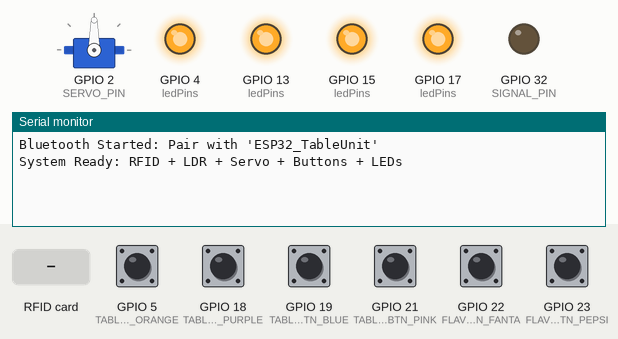
The sketch below on a simulated ESP32. Shown: servo, output pins drawn as LEDs (lit = HIGH), the last lines printed to the serial monitor. The inputs (shaded band) are chosen by the test bench; at power-on: GPIO 5 (TABLE_BTN_ORANGE), GPIO 18 (TABLE_BTN_PURPLE), GPIO 19 (TABLE_BTN_BLUE), GPIO 21 (TABLE_BTN_PINK), GPIO 22 (FLAVOR_BTN_FANTA), GPIO 23 (FLAVOR_BTN_PEPSI) HIGH. Nothing arrives over Bluetooth unless stated.

Above: at 1.2 s.
1.3 s: RFID card 23 43 3A 03 held to the reader
At 2.5 s:
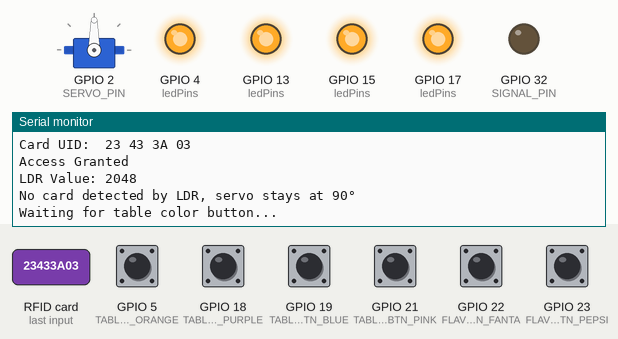
2.8 s: GPIO 5 (TABLE_BTN_ORANGE) pulled LOW for 0.15 s
At 3.7 s:
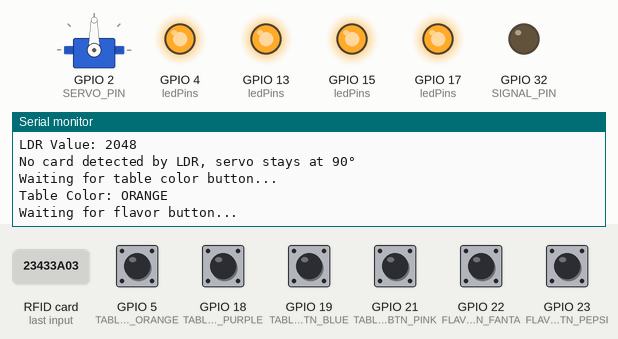

The sketch:

rfid-button-led-servo-ldr-vendibee1.ino
```cpp
#include <SPI.h>
#include <MFRC522.h>
#include <ESP32Servo.h>
#include "BluetoothSerial.h"
BluetoothSerial SerialBT;   // Create Bluetooth serial instance


// RFID Pin configuration for ESP32
#define SS_PIN   25   // SDA / SS
#define MOSI_PIN 26
#define SCK_PIN  27
#define MISO_PIN 14
#define RST_PIN  12

// LDR + Servo
#define LDR_PIN   16   // LDR ansz alog pin
#define SERVO_PIN  2   // Servo control pin

// Table color buttons
#define TABLE_BTN_PURPLE   18
#define TABLE_BTN_BLUE   19
#define TABLE_BTN_PINK    21
#define TABLE_BTN_ORANGE  5

// Flavor buttons
#define FLAVOR_BTN_FANTA  22
#define FLAVOR_BTN_PEPSI  23

// LEDs
#define LED1 4
#define LED2 13
#define LED3 17
#define LED4 15

// Signal pin to Arduino Nano
#define SIGNAL_PIN 32   // <-- Add a jumper from ESP32 pin 32 → Arduino Nano D7

MFRC522 mfrc522(SS_PIN, RST_PIN);  // RFID instance
Servo myServo;

// Allowed RFID UIDs
byte allowedUIDs[][4] = {
  {0x23, 0x43, 0x3A, 0x03},
  {0x82, 0xB6, 0x52, 0x3C},
  {0xF3, 0x10, 0x99, 0x03},
  {0x8A, 0xCA, 0x8E, 0x19},
  {0x43, 0x94, 0xC5, 0x03}
};
const int allowedCount = 5;

// LED control
int ledPins[] = {LED1, LED2, LED3, LED4};
int ledIndex = 0;

// LDR threshold (tune this)
int threshold = 2000;

void setup() {
  Serial.begin(115200);

  // SPI + RFID setup
  SPI.begin(SCK_PIN, MISO_PIN, MOSI_PIN, SS_PIN);
  mfrc522.PCD_Init();

  // Servo setup
  myServo.attach(SERVO_PIN);
  myServo.write(90); // Default mid position

  SerialBT.begin("ESP32_TableUnit",true);  // ESP32 Bluetooth name
  SerialBT.connect("HC-05");

  Serial.println("Bluetooth Started: Pair with 'ESP32_TableUnit'");


  // Buttons setup
  pinMode(TABLE_BTN_PURPLE, INPUT_PULLUP);
  pinMode(TABLE_BTN_BLUE, INPUT_PULLUP);
  pinMode(TABLE_BTN_ORANGE, INPUT_PULLUP);
  pinMode(TABLE_BTN_PINK, INPUT_PULLUP);
  pinMode(FLAVOR_BTN_FANTA, INPUT_PULLUP);
  pinMode(FLAVOR_BTN_PEPSI, INPUT_PULLUP);

  // LEDs setup (all ON initially)
  for (int i = 0; i < 4; i++) {
    pinMode(ledPins[i], OUTPUT);
    digitalWrite(ledPins[i], HIGH);
  }
    // Signal pin setup
  pinMode(SIGNAL_PIN, OUTPUT);
  digitalWrite(SIGNAL_PIN, LOW);  // default LOW
  Serial.println("System Ready: RFID + LDR + Servo + Buttons + LEDs");
}

void loop() {
  // Wait for new card
  if (!mfrc522.PICC_IsNewCardPresent()) return;
  if (!mfrc522.PICC_ReadCardSerial()) return;

  // Print UID
  Serial.print("Card UID: ");
  for (byte i = 0; i < mfrc522.uid.size; i++) {
    Serial.print(mfrc522.uid.uidByte[i] < 0x10 ? " 0" : " ");
    Serial.print(mfrc522.uid.uidByte[i], HEX);
  }
  Serial.println();

  // Check authorization
  bool authorized = false;
  for (int i = 0; i < allowedCount; i++) {
    bool match = true;
    for (byte j = 0; j < 4; j++) {
      if (mfrc522.uid.uidByte[j] != allowedUIDs[i][j]) {
        match = false;
        break;
      }
    }
    if (match) {
      authorized = true;
      break;
    }
  }

  if (authorized) {
    Serial.println("Access Granted");

    // --- LDR + Servo Section ---
    int ldrValue = analogRead(LDR_PIN);
    Serial.print("LDR Value: ");
    Serial.println(ldrValue);

    if (ldrValue < threshold) { // light interrupted → card falls
      Serial.println("Light interrupted! Moving servo to 180°...");
      myServo.write(60);
      delay(2000);              // Hold at 180° for 2 seconds
      myServo.write(90);        // Return to default
      Serial.println("Servo returned to 90°");
    } else {
      Serial.println("No card detected by LDR, servo stays at 90°");
      myServo.write(90);
    }

    // --- Table Color Selection ---
    Serial.println("Waiting for table color button...");
    bool selected = false;
    while (!selected) {
      if (digitalRead(TABLE_BTN_PURPLE) == LOW) {
        Serial.println("Table Color: PURPLE");
        SerialBT.println("PURPLE"); // 🔹 send via Bluetooth
        selected = true;
      } else if (digitalRead(TABLE_BTN_BLUE) == LOW) {
        Serial.println("Table Color: BLUE");
        SerialBT.println("BLUE");    // 🔹 send via Bluetooth
        selected = true;
      } else if (digitalRead(TABLE_BTN_PINK) == LOW) {
        Serial.println("Table Color: PINK");
        SerialBT.println("PINK");     // 🔹 send via Bluetooth
        selected = true;
      } else if (digitalRead(TABLE_BTN_ORANGE) == LOW) {
        Serial.println("Table Color: ORANGE");
        SerialBT.println("ORANGE");   // 🔹 send via Bluetooth
        selected = true;
      }
    }
    delay(500);

    // --- Flavor Selection ---
    selected = false;
    Serial.println("Waiting for flavor button...");
    while (!selected) {
      if (digitalRead(FLAVOR_BTN_FANTA) == LOW) {
        Serial.println("Flavor Selected: FANTA");
        selected = true;


        // --- Send Signal to Arduino Nano ---
        digitalWrite(SIGNAL_PIN, HIGH);
        Serial.println("Signal sent to Nano (HIGH)");
        delay(1000);  // 1 second pulse
        digitalWrite(SIGNAL_PIN, LOW);
        Serial.println("Signal reset to LOW");


      } else if (digitalRead(FLAVOR_BTN_PEPSI) == LOW) {
        Serial.println("Flavor Selected: PEPSI");
        selected = true;

        // Turn OFF LEDs sequentially
        if (ledIndex < 4) {
          digitalWrite(ledPins[ledIndex], LOW);
          Serial.print("LED turned OFF: ");
          Serial.println(ledIndex + 1);
          ledIndex++;

        } else {
          Serial.println("All LEDs already OFF./ Flavour is empty ");
        }
         // *** SEND FLAVOUR 2 TO ARDUINO VIA BLUETOOTH ***
       SerialBT.println("FLAVOUR2");
       Serial.println("Bluetooth: Sent FLAVOUR2");
      }
    }

    delay(500);
    Serial.println("Selection completed.\n");

  } else {
    Serial.println("Access Denied");
  }

  mfrc522.PICC_HaltA(); // Stop reading card
}
```

Measured:
- after the input at 1.3 s, the serial monitor: prints a new line at once (image 1)
- after the input at 2.8 s, the serial monitor: prints a new line at once (image 2)
